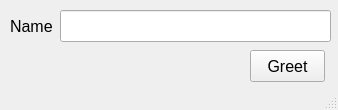
<?xml version="1.0" encoding="UTF-8"?>
<ui version="4.0">
 <class>MainWindow</class>
 <widget class="QMainWindow" name="MainWindow">
  <property name="geometry">
   <rect>
    <x>0</x>
    <y>0</y>
    <width>338</width>
    <height>110</height>
   </rect>
  </property>
  <property name="font">
   <font>
    <family>Arial</family>
    <pointsize>12</pointsize>
   </font>
  </property>
  <property name="windowTitle">
   <string>Greet me</string>
  </property>
  <widget class="QWidget" name="centralwidget">
   <widget class="QLineEdit" name="name_input">
    <property name="geometry">
     <rect>
      <x>60</x>
      <y>10</y>
      <width>271</width>
      <height>32</height>
     </rect>
    </property>
    <property name="font">
     <font>
      <family>Arial</family>
      <pointsize>12</pointsize>
     </font>
    </property>
   </widget>
   <widget class="QLabel" name="name_label">
    <property name="geometry">
     <rect>
      <x>10</x>
      <y>10</y>
      <width>49</width>
      <height>32</height>
     </rect>
    </property>
    <property name="font">
     <font>
      <family>Arial</family>
      <pointsize>12</pointsize>
     </font>
    </property>
    <property name="text">
     <string>Name</string>
    </property>
   </widget>
   <widget class="QPushButton" name="greet_button">
    <property name="geometry">
     <rect>
      <x>250</x>
      <y>50</y>
      <width>75</width>
      <height>32</height>
     </rect>
    </property>
    <property name="text">
     <string>Greet</string>
    </property>
   </widget>
  </widget>
  <widget class="QStatusBar" name="statusbar"/>
 </widget>
 <resources/>
 <connections/>
</ui>
